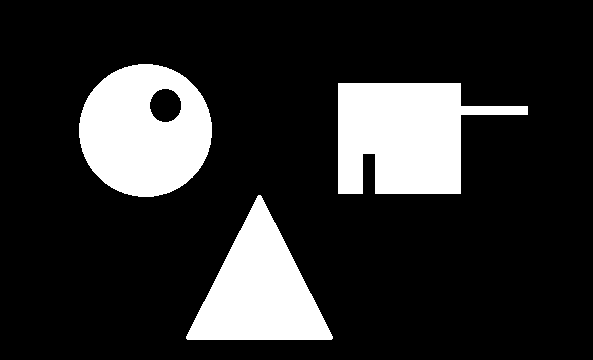
%> input picture clases/Clase11_Segmentación/formas.bmp, 593 x 360 px
$ octave labels.m   (GNU Octave 9; MATLAB toolbox functions it lacks are replaced by stand-ins)
%> lines starting %> are read from the running program, lines starting %| are printed output that depends on the picture; in (x1, y1, x2, y2) boxes, pixels count from 0 and x2, y2 are one past the last pixel; in counts of white or black regions, pixels touching at a corner belong together; the program's own positions count from 1
clear all; close all; clc
a = imread('formas.bmp');
%> a: size 360x593 logical; 17.8% white; 3 white regions, box (x1, y1, x2, y2) and area: (338, 83, 528, 194) 13776, (79, 64, 212, 197) 13063, (186, 195, 333, 340) 11097
[fil, col, cap] = size(a);
%> fil = 360; col = 593; cap = 1
if cap>1; a = rgb2gray(a); end
[l,n] = bwlabel(a);
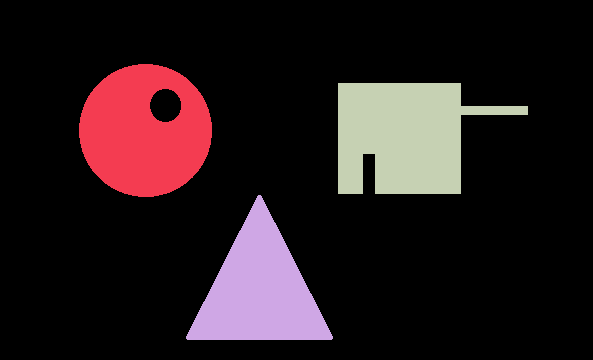
%> l: size 360x593 double; 4 distinct labels, from 0 to 3; one colour per label, 0 black
%> n = 3
figure(1); imagesc(l); colormap('cool'); impixelinfo
%> after `impixelinfo`:
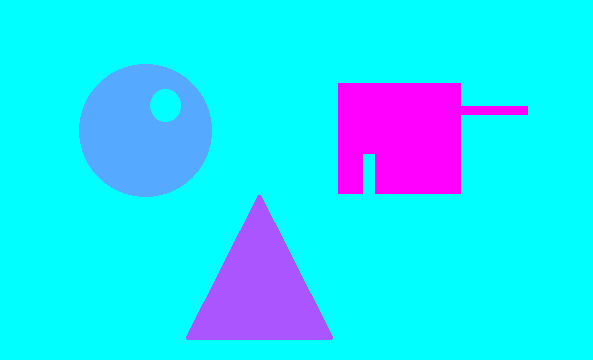
%> displayed picture: size 360x593x3, on the screen's scale of 0 to 255; mean R, G, B 30.5, 224.5, 255
b = a*0;
%> b: size 360x593 double; every value is 0
for i=1:n
    b(l==i) = 255; area = sum(b(:))/255;
    figure(1); imshow(b); title(['Área = ', num2str(area)]);
    pause
    b = a*0;
end
%> this loop made 3 passes
%> area on passes 1 to 3: 13063, 11097, 13776
%> pass 1, `imshow(b)`:
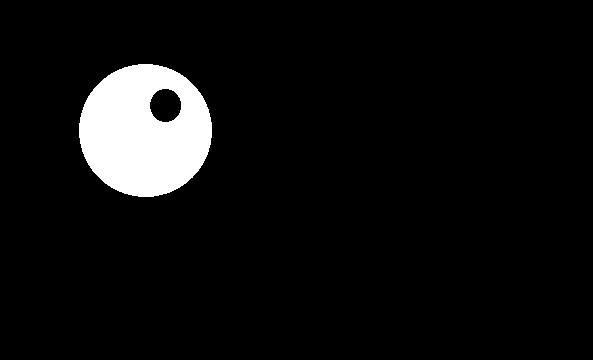
%> displayed picture: size 360x593, on the screen's scale of 0 to 255; 6.1% white; 1 white region, box (x1, y1, x2, y2) and area: (79, 64, 212, 197) 13063
%> pass 2, `imshow(b)`:
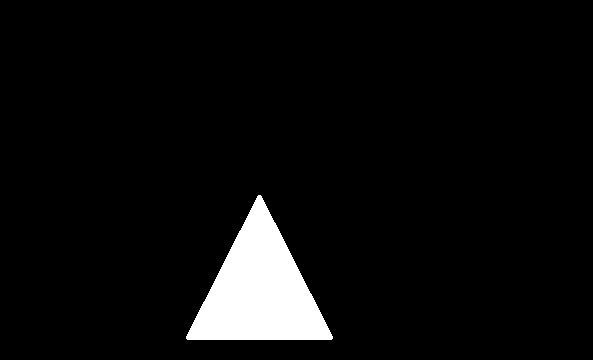
%> displayed picture: size 360x593, on the screen's scale of 0 to 255; 5.2% white; 1 white region, box (x1, y1, x2, y2) and area: (186, 195, 333, 340) 11097
